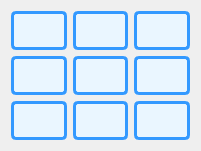
   <widget class="QWidget" name="gridLayoutWidget_20">
    <property name="geometry">
     <rect>
      <x>250</x>
      <y>50</y>
      <width>201</width>
      <height>151</height>
     </rect>
    </property>
    <layout class="QGridLayout" name="gridLayout_24">
     <item row="1" column="1">
      <widget class="QLabel" name="d44">
       <property name="styleSheet">
        <string notr="true">QLabel {
    background-color: #eaf6ff;
    border: 3px solid #3399ff;
    border-radius: 5px;
    color: #003366;
    font: bold 10pt &quot;Segoe UI&quot;;
    qproperty-alignment: AlignCenter;
}
</string>
       </property>
       <property name="text">
        <string/>
       </property>
      </widget>
     </item>
     <item row="1" column="2">
      <widget class="QLabel" name="d45">
       <property name="styleSheet">
        <string notr="true">QLabel {
    background-color: #eaf6ff;
    border: 3px solid #3399ff;
    border-radius: 5px;
    color: #003366;
    font: bold 10pt &quot;Segoe UI&quot;;
    qproperty-alignment: AlignCenter;
}
</string>
       </property>
       <property name="text">
        <string/>
       </property>
      </widget>
     </item>
     <item row="0" column="0">
      <widget class="QLabel" name="d40">
       <property name="styleSheet">
        <string notr="true">QLabel {
    background-color: #eaf6ff;
    border: 3px solid #3399ff;
    border-radius: 5px;
    color: #003366;
    font: bold 10pt &quot;Segoe UI&quot;;
    qproperty-alignment: AlignCenter;
}
</string>
       </property>
       <property name="text">
        <string/>
       </property>
      </widget>
     </item>
     <item row="0" column="2">
      <widget class="QLabel" name="d42">
       <property name="styleSheet">
        <string notr="true">QLabel {
    background-color: #eaf6ff;
    border: 3px solid #3399ff;
    border-radius: 5px;
    color: #003366;
    font: bold 10pt &quot;Segoe UI&quot;;
    qproperty-alignment: AlignCenter;
}
</string>
       </property>
       <property name="text">
        <string/>
       </property>
      </widget>
     </item>
     <item row="0" column="1">
      <widget class="QLabel" name="d41">
       <property name="styleSheet">
        <string notr="true">QLabel {
    background-color: #eaf6ff;
    border: 3px solid #3399ff;
    border-radius: 5px;
    color: #003366;
    font: bold 10pt &quot;Segoe UI&quot;;
    qproperty-alignment: AlignCenter;
}
</string>
       </property>
       <property name="text">
        <string/>
       </property>
      </widget>
     </item>
     <item row="1" column="0">
      <widget class="QLabel" name="d43">
       <property name="styleSheet">
        <string notr="true">QLabel {
    background-color: #eaf6ff;
    border: 3px solid #3399ff;
    border-radius: 5px;
    color: #003366;
    font: bold 10pt &quot;Segoe UI&quot;;
    qproperty-alignment: AlignCenter;
}
</string>
       </property>
       <property name="text">
        <string/>
       </property>
      </widget>
     </item>
     <item row="2" column="0">
      <widget class="QLabel" name="d46">
       <property name="styleSheet">
        <string notr="true">QLabel {
    background-color: #eaf6ff;
    border: 3px solid #3399ff;
    border-radius: 5px;
    color: #003366;
    font: bold 10pt &quot;Segoe UI&quot;;
    qproperty-alignment: AlignCenter;
}
</string>
       </property>
       <property name="text">
        <string/>
       </property>
      </widget>
     </item>
     <item row="2" column="1">
      <widget class="QLabel" name="d47">
       <property name="styleSheet">
        <string notr="true">QLabel {
    background-color: #eaf6ff;
    border: 3px solid #3399ff;
    border-radius: 5px;
    color: #003366;
    font: bold 10pt &quot;Segoe UI&quot;;
    qproperty-alignment: AlignCenter;
}
</string>
       </property>
       <property name="text">
        <string/>
       </property>
      </widget>
     </item>
     <item row="2" column="2">
      <widget class="QLabel" name="d48">
       <property name="styleSheet">
        <string notr="true">QLabel {
    background-color: #eaf6ff;
    border: 3px solid #3399ff;
    border-radius: 5px;
    color: #003366;
    font: bold 10pt &quot;Segoe UI&quot;;
    qproperty-alignment: AlignCenter;
}
</string>
       </property>
       <property name="text">
        <string/>
       </property>
      </widget>
     </item>
    </layout>
   </widget>
